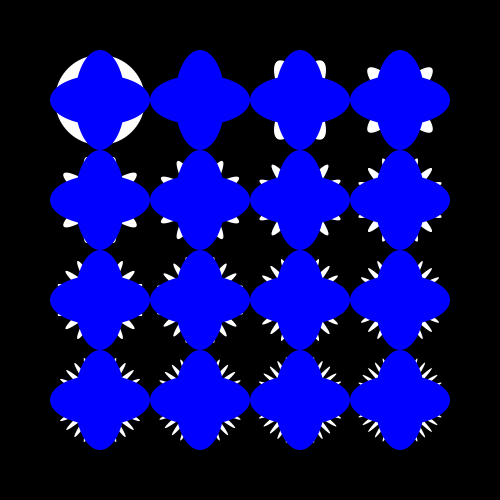
Frame 1 (no input)
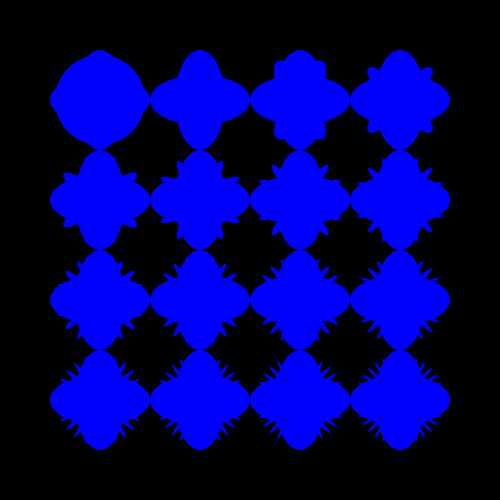
Frame 60 (the mouse pressed at the canvas centre just before this capture)
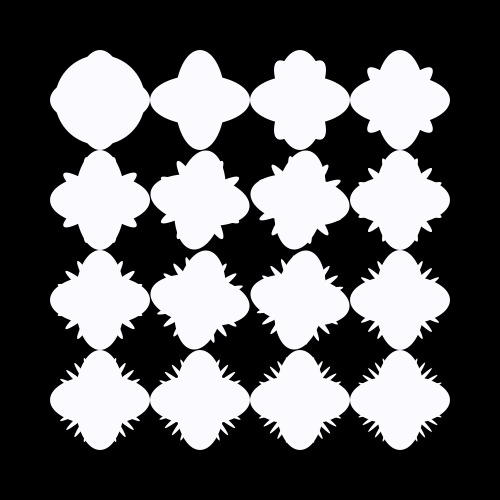
Frame 120 (the mouse held since frame 60 and released just before this capture)

The Processing sketch that drew these frames (run headless with seeded random() and noise(); from frame 60 on, the mouse is pressed at the canvas centre):

// Processing sketch: processing_140874
// ── processing_140874.pde

////Sam Legros, Exercise 6, Question 1 

float[] x = new float[16];
float[] y = new float[16];
int[] n = new int[16];
float[] rotation = new float[16];

void setup() {
  size(500, 500);

  float tempX = 100;
  float tempY = 100;

  for (int i=0; i < x.length; i++) {    
    x[i] = tempX;
    y[i] = tempY;
    n[i] = i+1;
    tempX += 100;
    if (tempX >= width) { 
      tempX = 100;
      tempY += 100;
    }
  }
}

void draw() {
  background(0);   
  noStroke();

  for (int i=0; i < x.length; i++) {
    noStroke();
    myShape(x[i], y[i], 90, n[i]);
  }

  for (int i=0; i < x.length; i++) {
    pushMatrix();
    translate(x[i], y[i]);
    rotate(rotation[i]);
    noStroke();
    fill(mouseX, mouseY, 255);
    myShape(0, 0, 100, 2); 
    popMatrix();
    float d = dist(mouseX, mouseY, x[i], y[i]);
    float angle =  map(d, 0, 100, 0.1, 0);
    angle = constrain(angle, 0, 0.1);
    rotation[i] += angle;
  }
}

void myShape(float x, float y, float diameter, int numberOfCircles) {
  ellipseMode(CENTER);
  float angle = PI / numberOfCircles;
  float h = diameter / numberOfCircles;
  pushMatrix();
  translate(x, y);
  for (int i=0; i < numberOfCircles; i++) {
    ellipse(0, 0, diameter, h);    
    rotate(angle);
  }  
  popMatrix();
}
